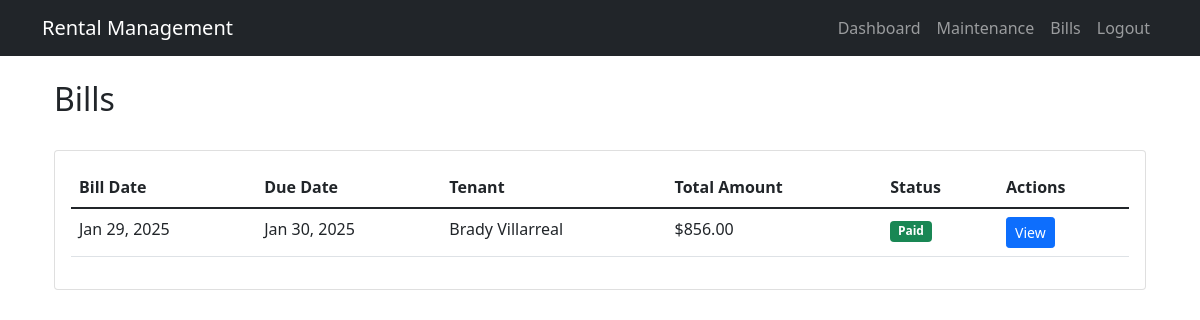
The app's page /bills/ (signed in) with its own data.
### core/models.py (models this page shows, shortened)
class Bill(models.Model):
    STATUS_CHOICES = [
        ('PENDING', 'Pending'),
        ('PAID', 'Paid'),
        ('OVERDUE', 'Overdue')
    ]
    tenant = models.ForeignKey(Tenant, on_delete=models.CASCADE)
    bill_date = models.DateField()
    due_date = models.DateField()
    rent_amount = models.DecimalField(max_digits=10, decimal_places=2)
    electricity_amount = models.DecimalField(max_digits=10, decimal_places=2)
    water_amount = models.DecimalField(max_digits=10, decimal_places=2)
    other_charges = models.DecimalField(max_digits=10, decimal_places=2, default=0)
    status = models.CharField(max_length=10, choices=STATUS_CHOICES, default='PENDING')
    paid_date = models.DateField(null=True, blank=True)
    @property
    def total_amount(self):
        return (self.rent_amount + self.electricity_amount +
                self.water_amount + self.other_charges)

class Tenant(models.Model):
    user = models.OneToOneField(User, on_delete=models.CASCADE)
    room = models.ForeignKey(Room, on_delete=models.SET_NULL, null=True, blank=True)
    emergency_contact = models.CharField(max_length=100)
    emergency_phone = models.CharField(max_length=15)
    lease_start = models.DateField()
    lease_end = models.DateField()
    documents = models.FileField(upload_to='tenant_documents/', blank=True)

class User(AbstractUser):
    USER_TYPE_CHOICES = [
        ('ADMIN', 'Admin'),
        ('STAFF', 'Staff'),
        ('TENANT', 'Tenant')
    ]
    user_type = models.CharField(max_length=10, choices=USER_TYPE_CHOICES)
    phone = models.CharField(max_length=15, blank=True)

### core/views.py (the view)
# urls.py: path('bills/', views.bill_list, name='bill_list'),
@login_required
def bill_list(request):
    if request.user.user_type == 'TENANT':
        bills = Bill.objects.filter(tenant=request.user.tenant)
    else:
        bills = Bill.objects.all()
    return render(request, 'core/bills/list.html', {'bills': bills})

### templates/core/bills/list.html (shortened to what this page needs)
{% extends 'core/base.html' %}
{% block content %}
<div class="container">
    <div class="d-flex justify-content-between align-items-center mb-4">
        <h2>Bills</h2>
    </div>
    <div class="card">
        <div class="card-body">
            {% if bills %}
                <div class="table-responsive">
                    <table class="table">
                        <thead>
                            <tr>
                                <th>Bill Date</th>
                                <th>Due Date</th>
                                <th>Tenant</th>
                                <th>Total Amount</th>
                                <th>Status</th>
                                <th>Actions</th>
                            </tr>
                        </thead>
                        <tbody>
                            {% for bill in bills %}
                                <tr>
                                    <td>{{ bill.bill_date|date:"M d, Y" }}</td>
                                    <td>{{ bill.due_date|date:"M d, Y" }}</td>
                                    <td>{{ bill.tenant.user.get_full_name }}</td>
                                    <td>${{ bill.total_amount }}</td>
                                    <td>
                                        <span class="badge {% if bill.status == 'PENDING' %}bg-warning
                                                       {% elif bill.status == 'PAID' %}bg-success
                                                       {% else %}bg-danger{% endif %}">
                                            {{ bill.get_status_display }}
                                        </span>
                                    </td>
                                    <td>
                                        <a href="{% url 'bill_detail' bill.id %}"
                                           class="btn btn-sm btn-primary">View</a>
                                    </td>
                                </tr>
                            {% endfor %}
                        </tbody>
                    </table>
                </div>
            {% else %}
                <p class="text-muted text-center">No bills found.</p>
            {% endif %}
        </div>
    </div>
</div>
{% endblock %}

### records on screen
Bill: bill_date "Jan 29, 2025", due_date "Jan 30, 2025", tenant.user.get_full_name "Brady Villarreal", total_amount "856.00", status "Paid"
